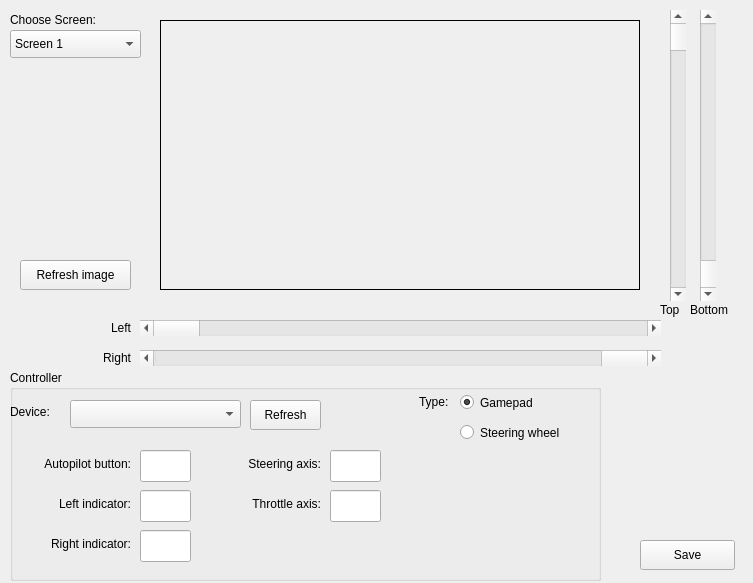
<?xml version="1.0" encoding="UTF-8"?>
<ui version="4.0">
 <class>MainWindow</class>
 <widget class="QWidget" name="MainWindow">
  <property name="windowModality">
   <enum>Qt::NonModal</enum>
  </property>
  <property name="geometry">
   <rect>
    <x>0</x>
    <y>0</y>
    <width>753</width>
    <height>583</height>
   </rect>
  </property>
  <property name="windowTitle">
   <string>Settings</string>
  </property>
  <widget class="QLabel" name="screen_cap">
   <property name="geometry">
    <rect>
     <x>160</x>
     <y>20</y>
     <width>480</width>
     <height>270</height>
    </rect>
   </property>
   <property name="minimumSize">
    <size>
     <width>360</width>
     <height>200</height>
    </size>
   </property>
   <property name="autoFillBackground">
    <bool>false</bool>
   </property>
   <property name="frameShape">
    <enum>QFrame::Box</enum>
   </property>
   <property name="text">
    <string/>
   </property>
  </widget>
  <widget class="QComboBox" name="cb_screen">
   <property name="geometry">
    <rect>
     <x>10</x>
     <y>30</y>
     <width>131</width>
     <height>28</height>
    </rect>
   </property>
   <item>
    <property name="text">
     <string>Screen 1</string>
    </property>
   </item>
  </widget>
  <widget class="QLabel" name="label">
   <property name="geometry">
    <rect>
     <x>10</x>
     <y>10</y>
     <width>111</width>
     <height>20</height>
    </rect>
   </property>
   <property name="text">
    <string>Choose Screen:</string>
   </property>
  </widget>
  <widget class="QScrollBar" name="slider_left">
   <property name="geometry">
    <rect>
     <x>140</x>
     <y>320</y>
     <width>521</width>
     <height>16</height>
    </rect>
   </property>
   <property name="orientation">
    <enum>Qt::Horizontal</enum>
   </property>
  </widget>
  <widget class="QScrollBar" name="slider_right">
   <property name="geometry">
    <rect>
     <x>140</x>
     <y>350</y>
     <width>521</width>
     <height>16</height>
    </rect>
   </property>
   <property name="sliderPosition">
    <number>99</number>
   </property>
   <property name="orientation">
    <enum>Qt::Horizontal</enum>
   </property>
  </widget>
  <widget class="QLabel" name="label_2">
   <property name="geometry">
    <rect>
     <x>100</x>
     <y>318</y>
     <width>31</width>
     <height>20</height>
    </rect>
   </property>
   <property name="text">
    <string>Left</string>
   </property>
   <property name="alignment">
    <set>Qt::AlignRight|Qt::AlignTrailing|Qt::AlignVCenter</set>
   </property>
  </widget>
  <widget class="QLabel" name="label_3">
   <property name="geometry">
    <rect>
     <x>90</x>
     <y>348</y>
     <width>41</width>
     <height>20</height>
    </rect>
   </property>
   <property name="text">
    <string>Right</string>
   </property>
   <property name="alignment">
    <set>Qt::AlignRight|Qt::AlignTrailing|Qt::AlignVCenter</set>
   </property>
  </widget>
  <widget class="QScrollBar" name="slider_top">
   <property name="geometry">
    <rect>
     <x>670</x>
     <y>10</y>
     <width>16</width>
     <height>291</height>
    </rect>
   </property>
   <property name="orientation">
    <enum>Qt::Vertical</enum>
   </property>
  </widget>
  <widget class="QScrollBar" name="slider_bottom">
   <property name="geometry">
    <rect>
     <x>700</x>
     <y>10</y>
     <width>16</width>
     <height>291</height>
    </rect>
   </property>
   <property name="value">
    <number>99</number>
   </property>
   <property name="orientation">
    <enum>Qt::Vertical</enum>
   </property>
  </widget>
  <widget class="QPushButton" name="b_refreshImage">
   <property name="geometry">
    <rect>
     <x>20</x>
     <y>260</y>
     <width>111</width>
     <height>30</height>
    </rect>
   </property>
   <property name="text">
    <string>Refresh image</string>
   </property>
  </widget>
  <widget class="QLabel" name="label_4">
   <property name="geometry">
    <rect>
     <x>660</x>
     <y>300</y>
     <width>31</width>
     <height>20</height>
    </rect>
   </property>
   <property name="text">
    <string>Top</string>
   </property>
  </widget>
  <widget class="QLabel" name="label_5">
   <property name="geometry">
    <rect>
     <x>690</x>
     <y>300</y>
     <width>51</width>
     <height>20</height>
    </rect>
   </property>
   <property name="text">
    <string>Bottom</string>
   </property>
  </widget>
  <widget class="QGroupBox" name="gb_joystick">
   <property name="geometry">
    <rect>
     <x>10</x>
     <y>370</y>
     <width>591</width>
     <height>211</height>
    </rect>
   </property>
   <property name="title">
    <string>Controller</string>
   </property>
   <property name="checkable">
    <bool>false</bool>
   </property>
   <widget class="QComboBox" name="cb_devices">
    <property name="geometry">
     <rect>
      <x>60</x>
      <y>30</y>
      <width>171</width>
      <height>28</height>
     </rect>
    </property>
   </widget>
   <widget class="QLabel" name="label_6">
    <property name="geometry">
     <rect>
      <x>0</x>
      <y>32</y>
      <width>66</width>
      <height>20</height>
     </rect>
    </property>
    <property name="text">
     <string>Device:</string>
    </property>
   </widget>
   <widget class="QPushButton" name="b_refreshDevices">
    <property name="geometry">
     <rect>
      <x>240</x>
      <y>30</y>
      <width>71</width>
      <height>30</height>
     </rect>
    </property>
    <property name="text">
     <string>Refresh</string>
    </property>
   </widget>
   <widget class="QLineEdit" name="e_autopilot">
    <property name="geometry">
     <rect>
      <x>130</x>
      <y>80</y>
      <width>51</width>
      <height>32</height>
     </rect>
    </property>
   </widget>
   <widget class="QLabel" name="label_8">
    <property name="geometry">
     <rect>
      <x>0</x>
      <y>84</y>
      <width>121</width>
      <height>20</height>
     </rect>
    </property>
    <property name="text">
     <string>Autopilot button:</string>
    </property>
    <property name="alignment">
     <set>Qt::AlignRight|Qt::AlignTrailing|Qt::AlignVCenter</set>
    </property>
   </widget>
   <widget class="QLabel" name="label_9">
    <property name="geometry">
     <rect>
      <x>0</x>
      <y>124</y>
      <width>121</width>
      <height>20</height>
     </rect>
    </property>
    <property name="text">
     <string>Left indicator:</string>
    </property>
    <property name="alignment">
     <set>Qt::AlignRight|Qt::AlignTrailing|Qt::AlignVCenter</set>
    </property>
   </widget>
   <widget class="QLineEdit" name="e_leftIndicator">
    <property name="geometry">
     <rect>
      <x>130</x>
      <y>120</y>
      <width>51</width>
      <height>32</height>
     </rect>
    </property>
   </widget>
   <widget class="QLabel" name="label_10">
    <property name="geometry">
     <rect>
      <x>0</x>
      <y>164</y>
      <width>121</width>
      <height>20</height>
     </rect>
    </property>
    <property name="text">
     <string>Right indicator:</string>
    </property>
    <property name="alignment">
     <set>Qt::AlignRight|Qt::AlignTrailing|Qt::AlignVCenter</set>
    </property>
   </widget>
   <widget class="QLineEdit" name="e_rightIndicator">
    <property name="geometry">
     <rect>
      <x>130</x>
      <y>160</y>
      <width>51</width>
      <height>32</height>
     </rect>
    </property>
   </widget>
   <widget class="QLabel" name="label_11">
    <property name="geometry">
     <rect>
      <x>190</x>
      <y>84</y>
      <width>121</width>
      <height>20</height>
     </rect>
    </property>
    <property name="text">
     <string>Steering axis:</string>
    </property>
    <property name="alignment">
     <set>Qt::AlignRight|Qt::AlignTrailing|Qt::AlignVCenter</set>
    </property>
   </widget>
   <widget class="QLineEdit" name="e_steering">
    <property name="geometry">
     <rect>
      <x>320</x>
      <y>80</y>
      <width>51</width>
      <height>32</height>
     </rect>
    </property>
   </widget>
   <widget class="QLineEdit" name="e_throttle">
    <property name="geometry">
     <rect>
      <x>320</x>
      <y>120</y>
      <width>51</width>
      <height>32</height>
     </rect>
    </property>
   </widget>
   <widget class="QLabel" name="label_12">
    <property name="geometry">
     <rect>
      <x>190</x>
      <y>124</y>
      <width>121</width>
      <height>20</height>
     </rect>
    </property>
    <property name="text">
     <string>Throttle axis:</string>
    </property>
    <property name="alignment">
     <set>Qt::AlignRight|Qt::AlignTrailing|Qt::AlignVCenter</set>
    </property>
   </widget>
   <widget class="QLabel" name="label_13">
    <property name="geometry">
     <rect>
      <x>409</x>
      <y>22</y>
      <width>66</width>
      <height>20</height>
     </rect>
    </property>
    <property name="text">
     <string>Type:</string>
    </property>
   </widget>
   <widget class="QRadioButton" name="rb_gamepad">
    <property name="geometry">
     <rect>
      <x>450</x>
      <y>20</y>
      <width>111</width>
      <height>25</height>
     </rect>
    </property>
    <property name="text">
     <string>Gamepad</string>
    </property>
    <property name="checked">
     <bool>true</bool>
    </property>
   </widget>
   <widget class="QRadioButton" name="rb_wheel">
    <property name="geometry">
     <rect>
      <x>450</x>
      <y>50</y>
      <width>131</width>
      <height>25</height>
     </rect>
    </property>
    <property name="text">
     <string>Steering wheel</string>
    </property>
   </widget>
  </widget>
  <widget class="QPushButton" name="b_save">
   <property name="geometry">
    <rect>
     <x>640</x>
     <y>540</y>
     <width>95</width>
     <height>30</height>
    </rect>
   </property>
   <property name="text">
    <string>Save</string>
   </property>
  </widget>
 </widget>
 <resources/>
 <connections/>
</ui>
